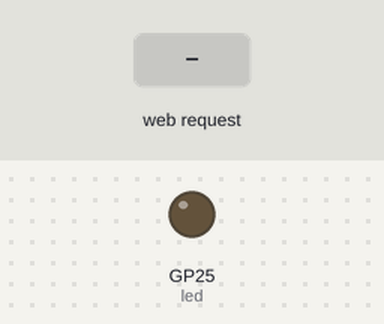
Bench run of a program on a simulated Raspberry Pi Pico running MicroPython. On the bench: output pins drawn as LEDs (lit = HIGH). The inputs (shaded band) are chosen by the test bench. Values from a settings file that is not in the repository are placeholders; what the program prints to the serial console is not drawn.

Above: at 2.7 s.
2.8 s: HTTP request GET /led received
At 3.3 s:
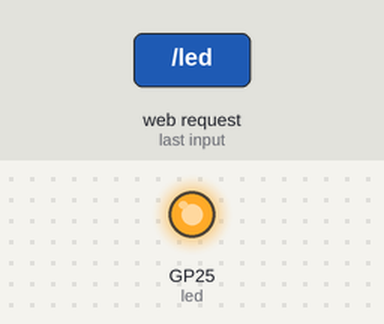
Timing chart, 0 to 5.8 s (numbered marks = the images above; inputs shaded):
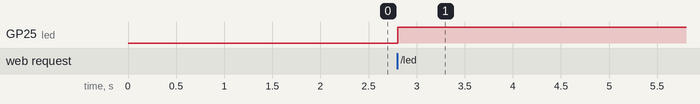

Measured:
- after the input at 2.8 s, GP25 (led): LOW → HIGH at once

The program:

server.py
```python
from secret import ssid, password
from phew import server, connect_to_wifi, get_ip_address
from machine import Pin
import time

led = Pin("LED", Pin.OUT)

connect_to_wifi(ssid, password)
ip = get_ip_address()


print(ip)
@server.route("/", methods=["GET"])
def index_html(request):
    with open("index.html") as f:
        base_html = f.read()
    return base_html


@server.route("/led", methods=["GET"])
def led_toggle(request):
     led.toggle()
     if led.value():
         return "Blink"
     return "Blonk"


# This will catch all other paths and return a 404
@server.catchall()
def catchall(request):
    return "Not found", 404


server.run()
```
